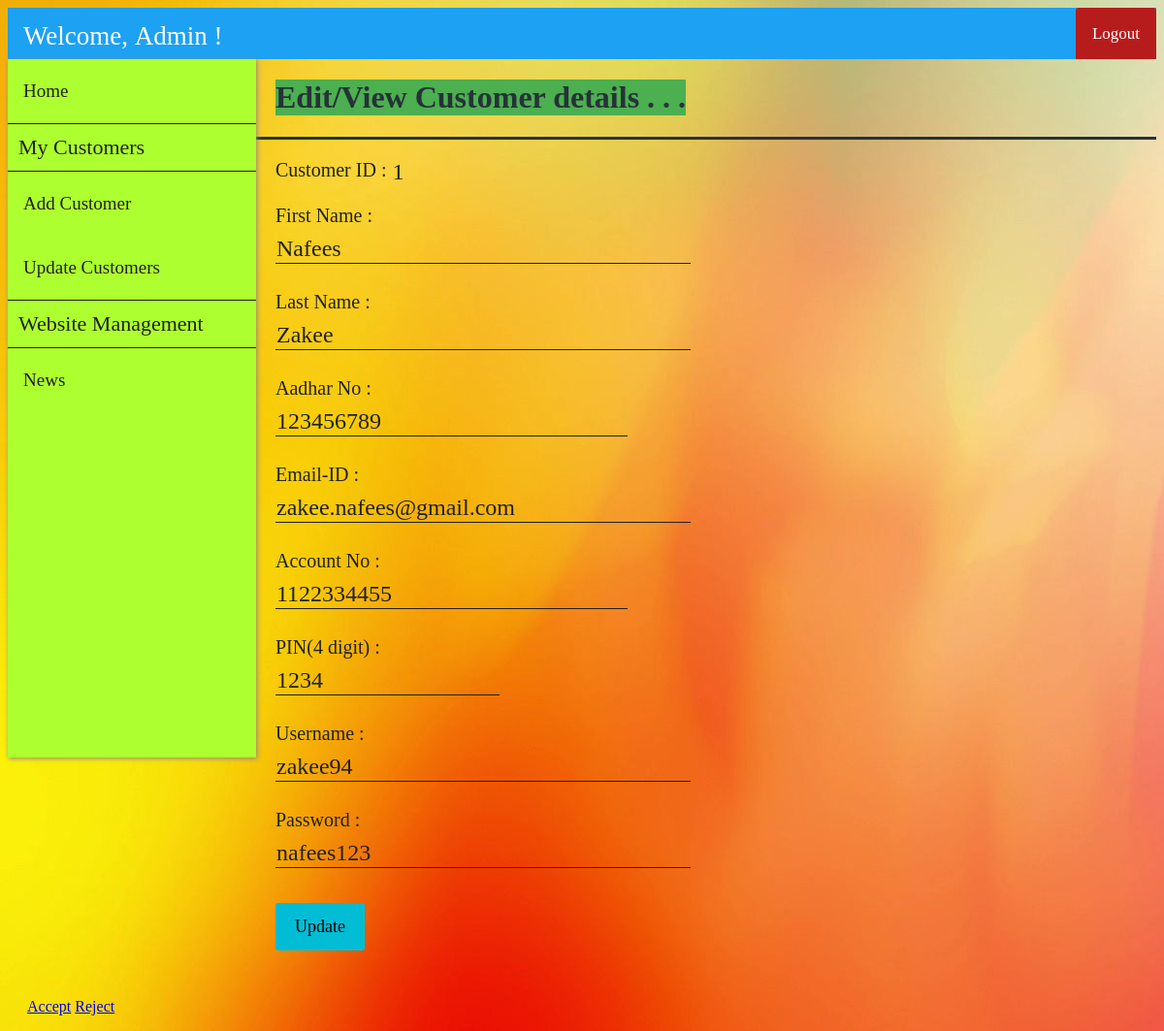
/edit_customer.php?cust_id=1 (signed in), run on the app's committed database.
### tables this page shows
CREATE TABLE IF NOT EXISTS `customer` (
  `cust_id` int(11) NOT NULL AUTO_INCREMENT,
  `first_name` varchar(30) DEFAULT NULL,
  `last_name` varchar(30) DEFAULT NULL,
  `gender` varchar(10) DEFAULT NULL,
  `dob` date DEFAULT NULL,
  `aadhar_no` int(11) DEFAULT NULL,
  `email` varchar(30) DEFAULT NULL,
  `phone_no` varchar(20) DEFAULT NULL,
  `address` varchar(255) DEFAULT NULL,
  `branch` varchar(30) DEFAULT NULL,
  `account_no` int(11) DEFAULT NULL,
  `pin` int(4) DEFAULT NULL,
  `uname` varchar(30) DEFAULT NULL,
  `pwd` varchar(30) DEFAULT NULL,
  PRIMARY KEY (`cust_id`),
  UNIQUE KEY `aadhar_no` (`aadhar_no`),
  UNIQUE KEY `email` (`email`),
  UNIQUE KEY `phone_no` (`phone_no`),
  UNIQUE KEY `account_no` (`account_no`),
  UNIQUE KEY `uname` (`uname`)
);

### edit_customer.php (the view, shortened to what this page needs)
<?php
    include "connect.php";
    include "user_navbar.php";
    include "admin_sidebar.php";
    $sql0 = "SELECT * FROM customer WHERE cust_id=".$_SESSION['cust_id'];
    $result0 = $conn->query($sql0);
    if ($result0->num_rows > 0) {
        while($row = $result0->fetch_assoc()) {
            $fname = $row["first_name"];
            $lname = $row["last_name"];
            $aadhar = $row["aadhar_no"];
            $email = $row["email"];
            $acno = $row["account_no"];
            $pin = $row["pin"];
            $cus_uname = $row["uname"];
            $cus_pwd = $row["pwd"];
        }
    }
?>
<!DOCTYPE html>
<html>
<head>
    <link rel="stylesheet" href="customer_add_style.css">
</head>
<body>
    <form class="add_customer_form" action="edit_customer_action.php" method="post">
        <div class="flex-container-form_header">
            <h1 id="form_header">Edit/View Customer details . . .</h1>
        </div>
        <div class="flex-container">
            <div class=container>
                <label>Customer ID : <label id="info_label"> <?php echo $_SESSION['cust_id'] ?> </label></label>
            </div>
        </div>
        <div class="flex-container">
            <div class=container>
                <label>First Name :</label><br>
                <input name="fname" size="30" type="text" value="<?php echo $fname ?>" required />
            </div>
            <div  class=container>
                <label>Last Name :</b></label><br>
                <input name="lname" size="30" type="text" value="<?php echo $lname ?>" required />
            </div>
        </div>
        <div class="flex-container">
            <div class=container>
                <label>Aadhar No :</label><br>
                <input name="aadhar" size="25" type="text" value="<?php echo $aadhar ?>" required />
            </div>
        </div>
        <div class="flex-container">
            <div class=container>
                <label>Email-ID :</label><br>
                <input name="email" size="30" type="text" value="<?php echo $email ?>" required />
            </div>
        </div>
        <div class="flex-container">
            <div class=container>
                <label>Account No :</label><br>
                <input name="acno" size="25" type="text" value="<?php echo $acno ?>" required />
            </div>
        </div>
        <div class="flex-container">
            <div  class=container>
                <label>PIN(4 digit) :</b></label><br>
                <input name="pin" size="15" type="text" value="<?php echo $pin ?>" required />
            </div>
        </div>
        <div class="flex-container">
            <div class=container>
                <label>Username :</label><br>
                <input name="cus_uname" size="30" type="text" value="<?php echo $cus_uname ?>" required />
            </div>
            <div  class=container>
                <label>Password :</b></label><br>
                <input name="cus_pwd" size="30" type="text" value="<?php echo $cus_pwd ?>" required />
            </div>
        </div>
        <div class="flex-container">
            <div class="container">
                <button type="submit">Update</button>
            </div>
        </div>
    </form>
    <div class="container">
                      <p>
                        <a href="#" class="btn btn-primary my-2">Accept</a>
                        <a href="#" class="btn btn-secondary my-2">Reject</a>
                      </p>
        </div>
</body>
</html>

### customer_add_style.css (style rules this page uses)
body { background-image: url("Cozy-Colorful_Bright_Abstract_Motion_Background_Video_Loop_Sample2.jpg") }
.flex-container { display: -webkit-flex; display: flex; margin-left: 256px; width: auto; height: auto; -webkit-flex-wrap: wrap; flex-wrap: wrap; }
.flex-container-form_header { display: -webkit-flex; display: flex; margin-left: 256px; width: auto; height: auto; border-bottom: 3px solid #263238; }
h1[id="form_header"] { margin-left: 20px; font-family: Roboto-Thin; color: #263238; background-color: #4CAF50; }
form { width: inherit; margin-left: 0px; }
label { display: block; float: left; color: #212121; font-family: OpenSans-Bold; font-size: 20px; }
label[id="info_label"] { display: block; float: right; margin-left: 6px; font-family: Roboto-Regular; color: #212121; font-size: 24px; }
input[type=text], input[type=password] { font-family: Roboto-Regular; color: #212121; font-size: 24px; width: auto; margin: 8px 0; padding: 1px 1px; border: 0; border-bottom: 1px solid #212121; box-sizing: border-box; background-color: transparent; }
.container { margin-top: 20px; margin-left: 20px; margin-right: 20px; float: left; display: inline-block; }
button { font-family: OpenSans-Regular; font-size: 18px; background-color: #00BCD4; padding: 14px 20px; margin: 8px 0; border: none; cursor: pointer; width: 100%; border-radius: 3px; }

### data on the page
customer: fname "Nafees", lname "Zakee", aadhar "123456789", email "zakee.nafees@gmail.com", acno "1122334455", pin "1234", cus_uname "zakee94", cus_pwd "nafees123"

### other printed values
$_SESSION['cust_id'] "1"
